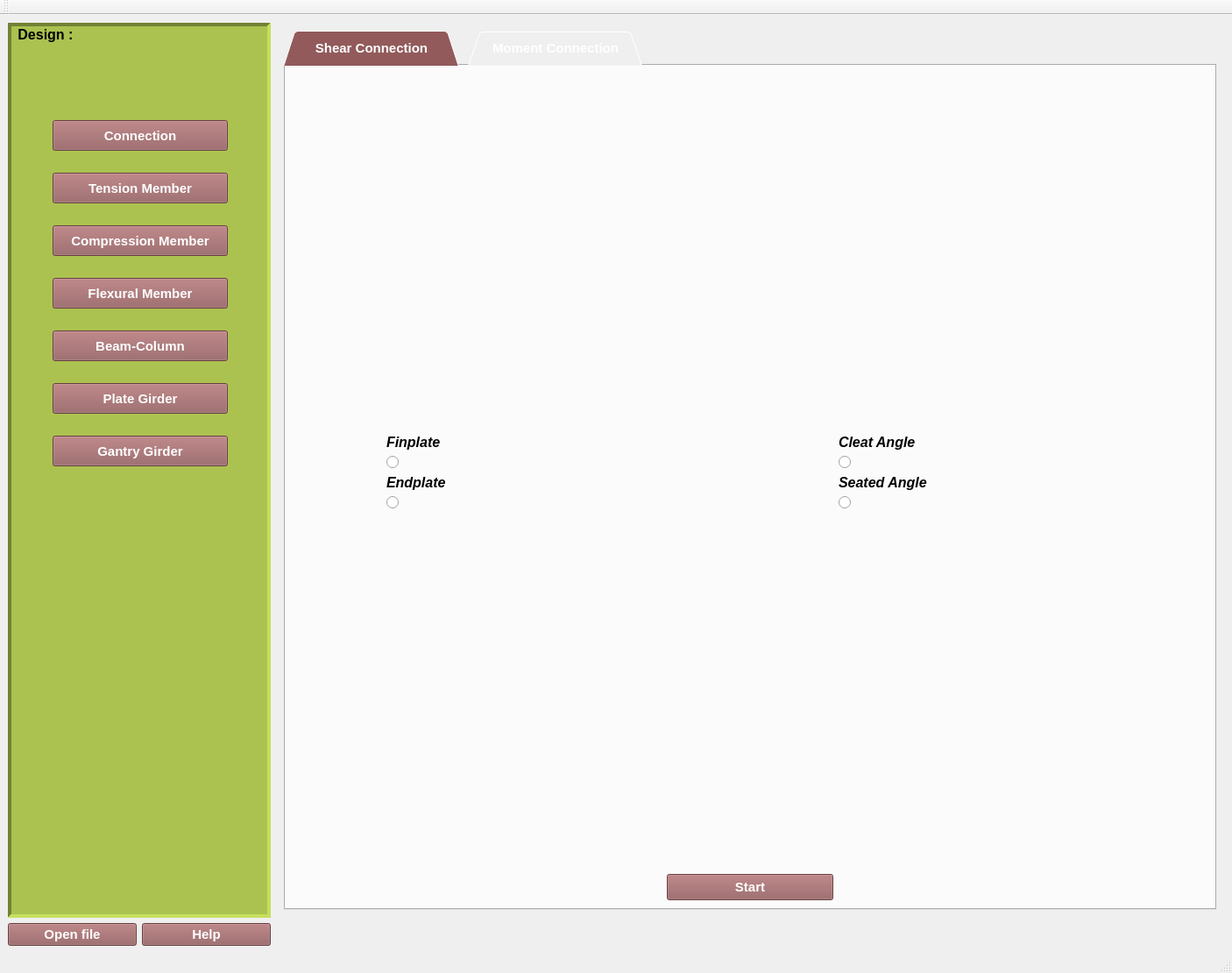
<?xml version="1.0" encoding="UTF-8"?>
<ui version="4.0">
 <class>MainWindow</class>
 <widget class="QMainWindow" name="MainWindow">
  <property name="windowModality">
   <enum>Qt::NonModal</enum>
  </property>
  <property name="geometry">
   <rect>
    <x>0</x>
    <y>0</y>
    <width>1406</width>
    <height>1110</height>
   </rect>
  </property>
  <property name="windowTitle">
   <string>Osdag</string>
  </property>
  <property name="styleSheet">
   <string notr="true">QWidget::showMaximised()</string>
  </property>
  <widget class="QWidget" name="centralwidget">
   <layout class="QGridLayout" name="gridLayout">
    <item row="1" column="1">
     <widget class="QPushButton" name="btn_help">
      <property name="font">
       <font>
        <family>Arial</family>
        <pointsize>11</pointsize>
        <weight>75</weight>
        <bold>true</bold>
       </font>
      </property>
      <property name="styleSheet">
       <string notr="true">QPushButton::hover
{
   background-color: #d97f7f;
   color:#000000 ;
}

QPushButton
{
background-color: #925a5b;
color:#ffffff;
}</string>
      </property>
      <property name="text">
       <string>Help</string>
      </property>
      <property name="autoDefault">
       <bool>true</bool>
      </property>
     </widget>
    </item>
    <item row="1" column="0">
     <widget class="QPushButton" name="btn_openfile">
      <property name="font">
       <font>
        <family>Arial</family>
        <pointsize>11</pointsize>
        <weight>75</weight>
        <bold>true</bold>
       </font>
      </property>
      <property name="styleSheet">
       <string notr="true">QPushButton::hover
{
   background-color: #d97f7f;
   color:#000000 ;
}

QPushButton
{
background-color: #925a5b;
color:#ffffff;
}</string>
      </property>
      <property name="text">
       <string>Open file</string>
      </property>
      <property name="autoDefault">
       <bool>true</bool>
      </property>
     </widget>
    </item>
    <item row="0" column="0" colspan="2">
     <widget class="QListWidget" name="myListWidget">
      <property name="minimumSize">
       <size>
        <width>300</width>
        <height>0</height>
       </size>
      </property>
      <property name="palette">
       <palette>
        <active>
         <colorrole role="Button">
          <brush brushstyle="SolidPattern">
           <color alpha="255">
            <red>171</red>
            <green>194</green>
            <blue>80</blue>
           </color>
          </brush>
         </colorrole>
         <colorrole role="Base">
          <brush brushstyle="SolidPattern">
           <color alpha="255">
            <red>171</red>
            <green>194</green>
            <blue>80</blue>
           </color>
          </brush>
         </colorrole>
         <colorrole role="Window">
          <brush brushstyle="SolidPattern">
           <color alpha="255">
            <red>171</red>
            <green>194</green>
            <blue>80</blue>
           </color>
          </brush>
         </colorrole>
         <colorrole role="Highlight">
          <brush brushstyle="SolidPattern">
           <color alpha="255">
            <red>240</red>
            <green>84</green>
            <blue>69</blue>
           </color>
          </brush>
         </colorrole>
        </active>
        <inactive>
         <colorrole role="Button">
          <brush brushstyle="SolidPattern">
           <color alpha="255">
            <red>171</red>
            <green>194</green>
            <blue>80</blue>
           </color>
          </brush>
         </colorrole>
         <colorrole role="Base">
          <brush brushstyle="SolidPattern">
           <color alpha="255">
            <red>171</red>
            <green>194</green>
            <blue>80</blue>
           </color>
          </brush>
         </colorrole>
         <colorrole role="Window">
          <brush brushstyle="SolidPattern">
           <color alpha="255">
            <red>171</red>
            <green>194</green>
            <blue>80</blue>
           </color>
          </brush>
         </colorrole>
         <colorrole role="Highlight">
          <brush brushstyle="SolidPattern">
           <color alpha="255">
            <red>240</red>
            <green>84</green>
            <blue>69</blue>
           </color>
          </brush>
         </colorrole>
        </inactive>
        <disabled>
         <colorrole role="Button">
          <brush brushstyle="SolidPattern">
           <color alpha="255">
            <red>171</red>
            <green>194</green>
            <blue>80</blue>
           </color>
          </brush>
         </colorrole>
         <colorrole role="Base">
          <brush brushstyle="SolidPattern">
           <color alpha="255">
            <red>171</red>
            <green>194</green>
            <blue>80</blue>
           </color>
          </brush>
         </colorrole>
         <colorrole role="Window">
          <brush brushstyle="SolidPattern">
           <color alpha="255">
            <red>171</red>
            <green>194</green>
            <blue>80</blue>
           </color>
          </brush>
         </colorrole>
         <colorrole role="Highlight">
          <brush brushstyle="SolidPattern">
           <color alpha="255">
            <red>240</red>
            <green>240</green>
            <blue>240</blue>
           </color>
          </brush>
         </colorrole>
        </disabled>
       </palette>
      </property>
      <property name="focusPolicy">
       <enum>Qt::NoFocus</enum>
      </property>
      <property name="contextMenuPolicy">
       <enum>Qt::ActionsContextMenu</enum>
      </property>
      <property name="styleSheet">
       <string notr="true">QListWidget
{
background-color: #abc250 ;
}</string>
      </property>
      <property name="frameShape">
       <enum>QFrame::Panel</enum>
      </property>
      <property name="frameShadow">
       <enum>QFrame::Sunken</enum>
      </property>
      <property name="lineWidth">
       <number>4</number>
      </property>
      <property name="midLineWidth">
       <number>2</number>
      </property>
      <item>
       <property name="text">
        <string> Design :</string>
       </property>
       <property name="toolTip">
        <string/>
       </property>
       <property name="font">
        <font>
         <pointsize>12</pointsize>
         <weight>75</weight>
         <bold>true</bold>
        </font>
       </property>
      </item>
     </widget>
    </item>
    <item row="0" column="2">
     <widget class="QStackedWidget" name="myStackedWidget">
      <property name="font">
       <font>
        <pointsize>13</pointsize>
        <italic>false</italic>
       </font>
      </property>
      <property name="currentIndex">
       <number>1</number>
      </property>
      <widget class="QWidget" name="Osdagpage">
       <layout class="QGridLayout" name="gridLayout_2">
        <item row="0" column="0" colspan="2">
         <widget class="QLabel" name="lbl_OsdagHeader">
          <property name="minimumSize">
           <size>
            <width>800</width>
            <height>200</height>
           </size>
          </property>
          <property name="maximumSize">
           <size>
            <width>800</width>
            <height>200</height>
           </size>
          </property>
          <property name="text">
           <string/>
          </property>
          <property name="pixmap">
           <pixmap resource="ResourceFiles/osdagMainPageIcons.qrc">:/newPrefix/images/Osdag_header.png</pixmap>
          </property>
          <property name="scaledContents">
           <bool>true</bool>
          </property>
         </widget>
        </item>
        <item row="1" column="2">
         <spacer name="verticalSpacer">
          <property name="orientation">
           <enum>Qt::Vertical</enum>
          </property>
          <property name="sizeHint" stdset="0">
           <size>
            <width>20</width>
            <height>556</height>
           </size>
          </property>
         </spacer>
        </item>
        <item row="2" column="0">
         <widget class="QLabel" name="lbl_fosseelogo">
          <property name="minimumSize">
           <size>
            <width>250</width>
            <height>92</height>
           </size>
          </property>
          <property name="maximumSize">
           <size>
            <width>250</width>
            <height>92</height>
           </size>
          </property>
          <property name="text">
           <string/>
          </property>
          <property name="pixmap">
           <pixmap resource="ResourceFiles/osdagMainPageIcons.qrc">:/newPrefix/images/Fossee_logo.png</pixmap>
          </property>
          <property name="scaledContents">
           <bool>true</bool>
          </property>
         </widget>
        </item>
        <item row="2" column="1">
         <spacer name="horizontalSpacer">
          <property name="orientation">
           <enum>Qt::Horizontal</enum>
          </property>
          <property name="sizeHint" stdset="0">
           <size>
            <width>455</width>
            <height>20</height>
           </size>
          </property>
         </spacer>
        </item>
        <item row="2" column="2">
         <widget class="QLabel" name="lbl_iitblogo">
          <property name="sizePolicy">
           <sizepolicy hsizetype="Preferred" vsizetype="Preferred">
            <horstretch>0</horstretch>
            <verstretch>0</verstretch>
           </sizepolicy>
          </property>
          <property name="minimumSize">
           <size>
            <width>100</width>
            <height>100</height>
           </size>
          </property>
          <property name="text">
           <string/>
          </property>
          <property name="pixmap">
           <pixmap resource="ResourceFiles/osdagMainPageIcons.qrc">:/newPrefix/images/iit_logo.png</pixmap>
          </property>
          <property name="scaledContents">
           <bool>true</bool>
          </property>
         </widget>
        </item>
       </layout>
      </widget>
      <widget class="QWidget" name="Connectionpage">
       <layout class="QHBoxLayout" name="horizontalLayout">
        <item>
         <widget class="QTabWidget" name="mytabWidget">
          <property name="sizePolicy">
           <sizepolicy hsizetype="Expanding" vsizetype="Expanding">
            <horstretch>0</horstretch>
            <verstretch>0</verstretch>
           </sizepolicy>
          </property>
          <property name="font">
           <font>
            <family>Arial</family>
            <pointsize>11</pointsize>
            <weight>75</weight>
            <bold>true</bold>
           </font>
          </property>
          <property name="focusPolicy">
           <enum>Qt::ClickFocus</enum>
          </property>
          <property name="toolTip">
           <string>&lt;html&gt;&lt;head/&gt;&lt;body&gt;&lt;p&gt;&lt;a href=&quot;#&quot;&gt;Shear Connection&lt;/a&gt;&lt;/p&gt;&lt;/body&gt;&lt;/html&gt;</string>
          </property>
          <property name="styleSheet">
           <string notr="true">QTabBar::tab {
    margin-right: 10;
 }
QTabBar::tab::hover
{
   background-color: #d97f7f;
   color:#000000 ;
}

QTabBar::tab{
height: 40px;
width: 200px;
background-color: #925a5b;
color:#ffffff;
}
QTabBar::tab{
border-top-left-radius: 2px ;
border-top-right-radius: 2px ;
border-bottom-left-radius: 0px ;
border-bottom-right-radius: 0px ;
}
 </string>
          </property>
          <property name="tabShape">
           <enum>QTabWidget::Triangular</enum>
          </property>
          <property name="currentIndex">
           <number>0</number>
          </property>
          <widget class="QWidget" name="tab1_shearconnection">
           <property name="font">
            <font>
             <italic>true</italic>
            </font>
           </property>
           <attribute name="title">
            <string>Shear Connection</string>
           </attribute>
           <layout class="QGridLayout" name="gridLayout_3">
            <item row="0" column="2">
             <spacer name="verticalSpacer_4">
              <property name="orientation">
               <enum>Qt::Vertical</enum>
              </property>
              <property name="sizeHint" stdset="0">
               <size>
                <width>20</width>
                <height>102</height>
               </size>
              </property>
             </spacer>
            </item>
            <item row="0" column="6">
             <spacer name="verticalSpacer_5">
              <property name="orientation">
               <enum>Qt::Vertical</enum>
              </property>
              <property name="sizeHint" stdset="0">
               <size>
                <width>20</width>
                <height>102</height>
               </size>
              </property>
             </spacer>
            </item>
            <item row="1" column="0">
             <spacer name="horizontalSpacer_2">
              <property name="orientation">
               <enum>Qt::Horizontal</enum>
              </property>
              <property name="sizeHint" stdset="0">
               <size>
                <width>87</width>
                <height>20</height>
               </size>
              </property>
             </spacer>
            </item>
            <item row="1" column="1" colspan="3">
             <layout class="QVBoxLayout" name="verticalLayout">
              <item>
               <widget class="QLabel" name="label_2">
                <property name="font">
                 <font>
                  <family>Arial</family>
                  <pointsize>12</pointsize>
                  <weight>75</weight>
                  <bold>true</bold>
                 </font>
                </property>
                <property name="text">
                 <string>Finplate</string>
                </property>
               </widget>
              </item>
              <item>
               <widget class="QRadioButton" name="rdbtn_finplate">
                <property name="font">
                 <font>
                  <family>Arial</family>
                  <pointsize>12</pointsize>
                  <weight>75</weight>
                  <italic>false</italic>
                  <bold>true</bold>
                 </font>
                </property>
                <property name="layoutDirection">
                 <enum>Qt::LeftToRight</enum>
                </property>
                <property name="text">
                 <string/>
                </property>
                <property name="icon">
                 <iconset>
                  <normaloff>ResourceFiles/images/finplate.png</normaloff>ResourceFiles/images/finplate.png</iconset>
                </property>
                <property name="iconSize">
                 <size>
                  <width>300</width>
                  <height>300</height>
                 </size>
                </property>
               </widget>
              </item>
             </layout>
            </item>
            <item row="1" column="4">
             <spacer name="horizontalSpacer_3">
              <property name="orientation">
               <enum>Qt::Horizontal</enum>
              </property>
              <property name="sizeHint" stdset="0">
               <size>
                <width>175</width>
                <height>20</height>
               </size>
              </property>
             </spacer>
            </item>
            <item row="1" column="5" colspan="3">
             <layout class="QVBoxLayout" name="verticalLayout_2">
              <item>
               <widget class="QLabel" name="label_3">
                <property name="font">
                 <font>
                  <family>Arial</family>
                  <pointsize>12</pointsize>
                  <weight>75</weight>
                  <bold>true</bold>
                 </font>
                </property>
                <property name="text">
                 <string>Cleat Angle</string>
                </property>
               </widget>
              </item>
              <item>
               <widget class="QRadioButton" name="rdbtn_cleat">
                <property name="font">
                 <font>
                  <family>Arial</family>
                  <pointsize>12</pointsize>
                  <weight>75</weight>
                  <italic>false</italic>
                  <bold>true</bold>
                  <underline>false</underline>
                  <strikeout>false</strikeout>
                 </font>
                </property>
                <property name="layoutDirection">
                 <enum>Qt::LeftToRight</enum>
                </property>
                <property name="styleSheet">
                 <string notr="true">QRadioButton {
text-shadow : black 0.1em 0.1em 0.2em  ;
}</string>
                </property>
                <property name="text">
                 <string/>
                </property>
                <property name="icon">
                 <iconset>
                  <normaloff>ResourceFiles/images/cleatAngle.png</normaloff>ResourceFiles/images/cleatAngle.png</iconset>
                </property>
                <property name="iconSize">
                 <size>
                  <width>300</width>
                  <height>300</height>
                 </size>
                </property>
               </widget>
              </item>
             </layout>
            </item>
            <item row="1" column="8">
             <spacer name="horizontalSpacer_8">
              <property name="orientation">
               <enum>Qt::Horizontal</enum>
              </property>
              <property name="sizeHint" stdset="0">
               <size>
                <width>87</width>
                <height>20</height>
               </size>
              </property>
             </spacer>
            </item>
            <item row="2" column="0">
             <spacer name="horizontalSpacer_4">
              <property name="orientation">
               <enum>Qt::Horizontal</enum>
              </property>
              <property name="sizeHint" stdset="0">
               <size>
                <width>87</width>
                <height>20</height>
               </size>
              </property>
             </spacer>
            </item>
            <item row="2" column="1" colspan="3">
             <layout class="QVBoxLayout" name="verticalLayout_3">
              <item>
               <widget class="QLabel" name="label_4">
                <property name="font">
                 <font>
                  <family>Arial</family>
                  <pointsize>12</pointsize>
                  <weight>75</weight>
                  <bold>true</bold>
                 </font>
                </property>
                <property name="text">
                 <string>Endplate</string>
                </property>
               </widget>
              </item>
              <item>
               <widget class="QRadioButton" name="rdbtn_endplate">
                <property name="font">
                 <font>
                  <family>Arial</family>
                  <pointsize>12</pointsize>
                  <weight>75</weight>
                  <italic>false</italic>
                  <bold>true</bold>
                 </font>
                </property>
                <property name="layoutDirection">
                 <enum>Qt::LeftToRight</enum>
                </property>
                <property name="text">
                 <string/>
                </property>
                <property name="icon">
                 <iconset>
                  <normaloff>ResourceFiles/images/endplate.png</normaloff>ResourceFiles/images/endplate.png</iconset>
                </property>
                <property name="iconSize">
                 <size>
                  <width>300</width>
                  <height>300</height>
                 </size>
                </property>
               </widget>
              </item>
             </layout>
            </item>
            <item row="2" column="4">
             <spacer name="horizontalSpacer_5">
              <property name="orientation">
               <enum>Qt::Horizontal</enum>
              </property>
              <property name="sizeHint" stdset="0">
               <size>
                <width>175</width>
                <height>20</height>
               </size>
              </property>
             </spacer>
            </item>
            <item row="2" column="5" colspan="3">
             <layout class="QVBoxLayout" name="verticalLayout_4">
              <item>
               <widget class="QLabel" name="label_5">
                <property name="font">
                 <font>
                  <family>Arial</family>
                  <pointsize>12</pointsize>
                  <weight>75</weight>
                  <bold>true</bold>
                 </font>
                </property>
                <property name="text">
                 <string>Seated Angle</string>
                </property>
               </widget>
              </item>
              <item>
               <widget class="QRadioButton" name="rdbtn_seat">
                <property name="text">
                 <string/>
                </property>
                <property name="icon">
                 <iconset resource="ResourceFiles/osdagMainPageIcons.qrc">
                  <normaloff>:/newPrefix/images/seatedAngle1.png</normaloff>:/newPrefix/images/seatedAngle1.png</iconset>
                </property>
                <property name="iconSize">
                 <size>
                  <width>300</width>
                  <height>300</height>
                 </size>
                </property>
               </widget>
              </item>
             </layout>
            </item>
            <item row="2" column="8">
             <spacer name="horizontalSpacer_9">
              <property name="orientation">
               <enum>Qt::Horizontal</enum>
              </property>
              <property name="sizeHint" stdset="0">
               <size>
                <width>87</width>
                <height>20</height>
               </size>
              </property>
             </spacer>
            </item>
            <item row="3" column="1">
             <spacer name="verticalSpacer_2">
              <property name="orientation">
               <enum>Qt::Vertical</enum>
              </property>
              <property name="sizeHint" stdset="0">
               <size>
                <width>20</width>
                <height>102</height>
               </size>
              </property>
             </spacer>
            </item>
            <item row="3" column="7">
             <spacer name="verticalSpacer_3">
              <property name="orientation">
               <enum>Qt::Vertical</enum>
              </property>
              <property name="sizeHint" stdset="0">
               <size>
                <width>20</width>
                <height>102</height>
               </size>
              </property>
             </spacer>
            </item>
            <item row="4" column="3">
             <spacer name="horizontalSpacer_6">
              <property name="orientation">
               <enum>Qt::Horizontal</enum>
              </property>
              <property name="sizeHint" stdset="0">
               <size>
                <width>262</width>
                <height>20</height>
               </size>
              </property>
             </spacer>
            </item>
            <item row="4" column="4">
             <widget class="QPushButton" name="btn_start">
              <property name="minimumSize">
               <size>
                <width>190</width>
                <height>30</height>
               </size>
              </property>
              <property name="maximumSize">
               <size>
                <width>190</width>
                <height>30</height>
               </size>
              </property>
              <property name="font">
               <font>
                <family>Arial</family>
                <pointsize>11</pointsize>
                <weight>75</weight>
                <bold>true</bold>
               </font>
              </property>
              <property name="styleSheet">
               <string notr="true">QPushButton::hover
{
   background-color: #d97f7f;
   color:#000000 ;
}

QPushButton
{
background-color: #925a5b;
color:#ffffff;
}</string>
              </property>
              <property name="text">
               <string>Start</string>
              </property>
             </widget>
            </item>
            <item row="4" column="5">
             <spacer name="horizontalSpacer_7">
              <property name="orientation">
               <enum>Qt::Horizontal</enum>
              </property>
              <property name="sizeHint" stdset="0">
               <size>
                <width>262</width>
                <height>20</height>
               </size>
              </property>
             </spacer>
            </item>
           </layout>
          </widget>
          <widget class="QWidget" name="tab2_momentconnection">
           <property name="layoutDirection">
            <enum>Qt::RightToLeft</enum>
           </property>
           <attribute name="title">
            <string>Moment Connection</string>
           </attribute>
          </widget>
         </widget>
        </item>
       </layout>
      </widget>
      <widget class="QWidget" name="tensionpage">
       <widget class="QLabel" name="label">
        <property name="geometry">
         <rect>
          <x>350</x>
          <y>260</y>
          <width>271</width>
          <height>111</height>
         </rect>
        </property>
        <property name="font">
         <font>
          <pointsize>19</pointsize>
          <weight>75</weight>
          <bold>true</bold>
          <underline>true</underline>
         </font>
        </property>
        <property name="text">
         <string>Coming Soon ...</string>
        </property>
       </widget>
      </widget>
      <widget class="QWidget" name="page"/>
     </widget>
    </item>
   </layout>
   <widget class="QPushButton" name="btn_connection">
    <property name="geometry">
     <rect>
      <x>60</x>
      <y>120</y>
      <width>200</width>
      <height>35</height>
     </rect>
    </property>
    <property name="font">
     <font>
      <family>Arial</family>
      <pointsize>11</pointsize>
      <weight>75</weight>
      <bold>true</bold>
     </font>
    </property>
    <property name="mouseTracking">
     <bool>false</bool>
    </property>
    <property name="focusPolicy">
     <enum>Qt::StrongFocus</enum>
    </property>
    <property name="contextMenuPolicy">
     <enum>Qt::ActionsContextMenu</enum>
    </property>
    <property name="styleSheet">
     <string notr="true">QPushButton::hover
{
   background-color: #d97f7f;
   color:#000000 ;
}

QPushButton
{
background-color: #925a5b;
color:#ffffff;
}
</string>
    </property>
    <property name="text">
     <string>Connection</string>
    </property>
    <property name="autoDefault">
     <bool>true</bool>
    </property>
    <property name="default">
     <bool>false</bool>
    </property>
   </widget>
   <widget class="QPushButton" name="btn_tension">
    <property name="geometry">
     <rect>
      <x>60</x>
      <y>180</y>
      <width>200</width>
      <height>35</height>
     </rect>
    </property>
    <property name="font">
     <font>
      <family>Arial</family>
      <pointsize>11</pointsize>
      <weight>75</weight>
      <bold>true</bold>
     </font>
    </property>
    <property name="styleSheet">
     <string notr="true">QPushButton::hover
{
   background-color: #d97f7f;
   color:#000000 ;
}

QPushButton
{
background-color: #925a5b;
color:#ffffff;
}
</string>
    </property>
    <property name="text">
     <string>Tension Member</string>
    </property>
    <property name="autoDefault">
     <bool>true</bool>
    </property>
   </widget>
   <widget class="QPushButton" name="btn_compression">
    <property name="geometry">
     <rect>
      <x>60</x>
      <y>240</y>
      <width>200</width>
      <height>35</height>
     </rect>
    </property>
    <property name="font">
     <font>
      <family>Arial</family>
      <pointsize>11</pointsize>
      <weight>75</weight>
      <bold>true</bold>
     </font>
    </property>
    <property name="styleSheet">
     <string notr="true">QPushButton::hover
{
   background-color: #d97f7f;
   color:#000000 ;
}

QPushButton
{
background-color: #925a5b;
color:#ffffff;
}
</string>
    </property>
    <property name="text">
     <string>Compression Member</string>
    </property>
    <property name="autoDefault">
     <bool>true</bool>
    </property>
   </widget>
   <widget class="QPushButton" name="btn_flexural">
    <property name="geometry">
     <rect>
      <x>60</x>
      <y>300</y>
      <width>200</width>
      <height>35</height>
     </rect>
    </property>
    <property name="font">
     <font>
      <family>Arial</family>
      <pointsize>11</pointsize>
      <weight>75</weight>
      <bold>true</bold>
     </font>
    </property>
    <property name="styleSheet">
     <string notr="true">QPushButton::hover
{
   background-color: #d97f7f;
   color:#000000 ;
}

QPushButton
{
background-color: #925a5b;
color:#ffffff;
}</string>
    </property>
    <property name="text">
     <string>Flexural Member</string>
    </property>
    <property name="autoDefault">
     <bool>true</bool>
    </property>
   </widget>
   <widget class="QPushButton" name="btn_beamCol">
    <property name="geometry">
     <rect>
      <x>60</x>
      <y>360</y>
      <width>200</width>
      <height>35</height>
     </rect>
    </property>
    <property name="font">
     <font>
      <family>Arial</family>
      <pointsize>11</pointsize>
      <weight>75</weight>
      <bold>true</bold>
     </font>
    </property>
    <property name="styleSheet">
     <string notr="true">QPushButton::hover
{
   background-color: #d97f7f;
   color:#000000 ;
}

QPushButton
{
background-color: #925a5b;
color:#ffffff;
}</string>
    </property>
    <property name="text">
     <string>Beam-Column</string>
    </property>
    <property name="autoDefault">
     <bool>true</bool>
    </property>
   </widget>
   <widget class="QPushButton" name="btn_plate">
    <property name="geometry">
     <rect>
      <x>60</x>
      <y>420</y>
      <width>200</width>
      <height>35</height>
     </rect>
    </property>
    <property name="font">
     <font>
      <family>Arial</family>
      <pointsize>11</pointsize>
      <weight>75</weight>
      <bold>true</bold>
     </font>
    </property>
    <property name="styleSheet">
     <string notr="true">QPushButton::hover
{
   background-color: #d97f7f;
   color:#000000 ;
}

QPushButton
{
background-color: #925a5b;
color:#ffffff;
}</string>
    </property>
    <property name="text">
     <string>Plate Girder</string>
    </property>
    <property name="autoDefault">
     <bool>true</bool>
    </property>
   </widget>
   <widget class="QPushButton" name="btn_gantry">
    <property name="geometry">
     <rect>
      <x>60</x>
      <y>480</y>
      <width>200</width>
      <height>35</height>
     </rect>
    </property>
    <property name="font">
     <font>
      <family>Arial</family>
      <pointsize>11</pointsize>
      <weight>75</weight>
      <bold>true</bold>
     </font>
    </property>
    <property name="styleSheet">
     <string notr="true">QPushButton::hover
{
   background-color: #d97f7f;
   color:#000000 ;
}

QPushButton
{
background-color: #925a5b;
color:#ffffff;
}</string>
    </property>
    <property name="text">
     <string>Gantry Girder</string>
    </property>
    <property name="autoDefault">
     <bool>true</bool>
    </property>
   </widget>
   <zorder>myListWidget</zorder>
   <zorder>myStackedWidget</zorder>
   <zorder>btn_openfile</zorder>
   <zorder>btn_help</zorder>
   <zorder>btn_connection</zorder>
   <zorder>btn_tension</zorder>
   <zorder>btn_compression</zorder>
   <zorder>btn_flexural</zorder>
   <zorder>btn_beamCol</zorder>
   <zorder>btn_plate</zorder>
   <zorder>btn_gantry</zorder>
  </widget>
  <widget class="QMenuBar" name="menubar">
   <property name="geometry">
    <rect>
     <x>0</x>
     <y>0</y>
     <width>1406</width>
     <height>21</height>
    </rect>
   </property>
  </widget>
  <widget class="QStatusBar" name="statusbar"/>
  <widget class="QToolBar" name="toolBar">
   <property name="windowTitle">
    <string>toolBar</string>
   </property>
   <attribute name="toolBarArea">
    <enum>TopToolBarArea</enum>
   </attribute>
   <attribute name="toolBarBreak">
    <bool>false</bool>
   </attribute>
  </widget>
 </widget>
 <resources>
  <include location="ResourceFiles/osdagMainPageIcons.qrc"/>
 </resources>
 <connections/>
</ui>
